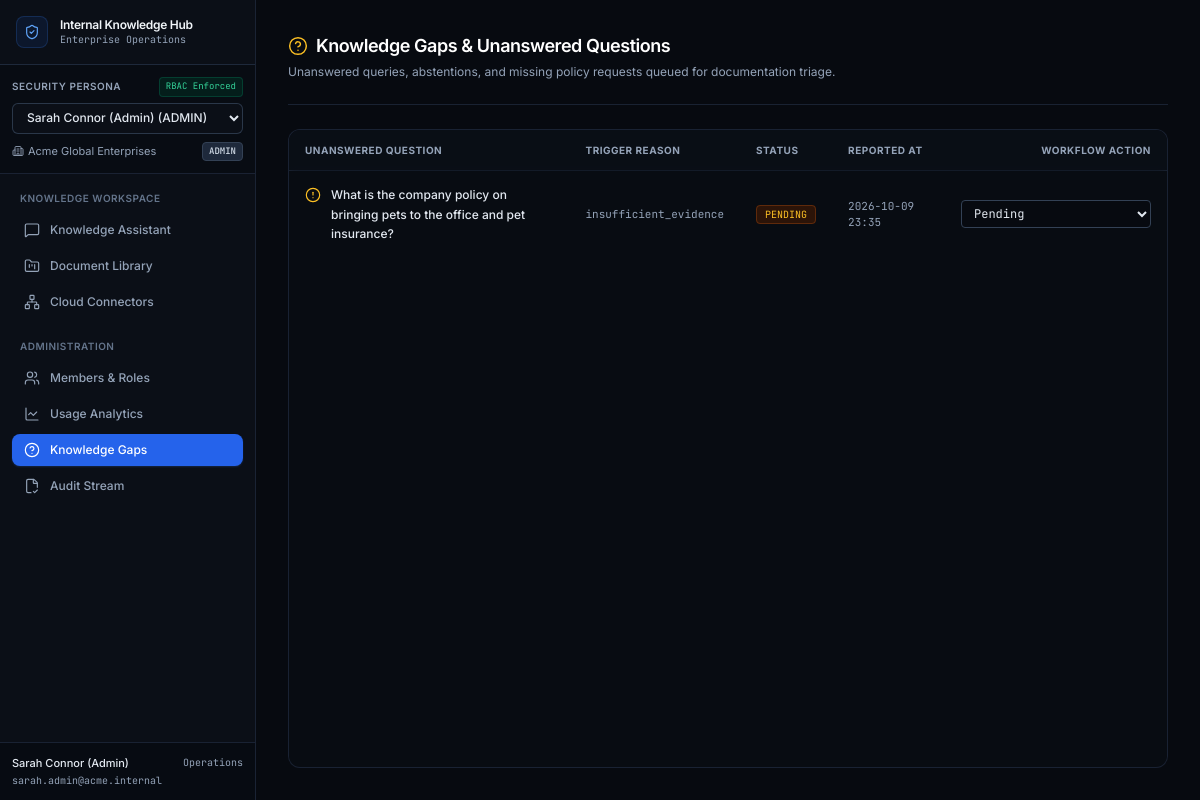
The app's page /gaps/ with its own data.
### hub/models.py (models this page shows, shortened)
class Organization(models.Model):
    id = models.UUIDField(primary_key=True, default=uuid.uuid4, editable=False)
    name = models.CharField(max_length=255)
    slug = models.SlugField(max_length=100, unique=True)
    domain = models.CharField(max_length=255, blank=True, null=True)
    created_at = models.DateTimeField(auto_now_add=True)
    updated_at = models.DateTimeField(auto_now=True)

class OrganizationMembership(models.Model):
    id = models.UUIDField(primary_key=True, default=uuid.uuid4, editable=False)
    organization = models.ForeignKey(Organization, on_delete=models.CASCADE, related_name='memberships')
    user = models.ForeignKey(Profile, on_delete=models.CASCADE, related_name='memberships')
    role = models.CharField(max_length=20, choices=OrgRole.choices, default=OrgRole.MEMBER)
    department = models.CharField(max_length=100, blank=True, null=True)
    is_active = models.BooleanField(default=True)
    created_at = models.DateTimeField(auto_now_add=True)
    updated_at = models.DateTimeField(auto_now=True)
    class Meta:
        unique_together = ('organization', 'user')

class Profile(models.Model):
    id = models.UUIDField(primary_key=True, default=uuid.uuid4, editable=False)
    email = models.EmailField(unique=True)
    full_name = models.CharField(max_length=255)
    avatar_url = models.TextField(blank=True, null=True)
    created_at = models.DateTimeField(auto_now_add=True)
    updated_at = models.DateTimeField(auto_now=True)

class UnansweredQuestion(models.Model):
    id = models.UUIDField(primary_key=True, default=uuid.uuid4, editable=False)
    organization = models.ForeignKey(Organization, on_delete=models.CASCADE, related_name='unanswered_questions')
    conversation = models.ForeignKey(Conversation, on_delete=models.SET_NULL, null=True, blank=True)
    user = models.ForeignKey(Profile, on_delete=models.SET_NULL, null=True, blank=True)
    question_text = models.TextField()
    reason = models.TextField()  # 'insufficient_evidence', 'user_unhelpful_feedback'
    status = models.CharField(max_length=20, choices=GapStatus.choices, default=GapStatus.PENDING)
    notes = models.TextField(blank=True, null=True)
    reviewed_by = models.ForeignKey(Profile, on_delete=models.SET_NULL, null=True, blank=True, related_name='reviewed_gaps')
    created_at = models.DateTimeField(auto_now_add=True)
    updated_at = models.DateTimeField(auto_now=True)

### hub/views.py (the view, shortened to what this page needs)
# urls.py: path('gaps/', views.gaps_view, name='gaps'),
def gaps_view(request):
    user, org, membership, role = get_current_user_and_org(request)
    if not can_view_analytics(role):
        return HttpResponseForbidden("Forbidden: admin access required.")
    gaps = UnansweredQuestion.objects.filter(organization=org).order_by('-created_at')
    return render(request, 'hub/gaps.html', {
        'gaps': gaps,
        'active_tab': 'gaps',
    })

### hub/services/rbac.py (called while the page is built)
def has_minimum_role(user_role: str, required_role: str) -> bool:
    return ROLE_HIERARCHY.get(user_role, 0) >= ROLE_HIERARCHY.get(required_role, 0)

def can_view_analytics(user_role: str) -> bool:
    return has_minimum_role(user_role, OrgRole.ADMIN)

### hub/views.py (called while the page is built)
def get_current_user_and_org(request):
    user_id = request.session.get('auth_user_id', DEMO_USERS['admin']['id'])
    org_id = request.session.get('auth_org_id', DEMO_ORG_ID)
    user = Profile.objects.filter(id=user_id).first()
    org = Organization.objects.filter(id=org_id).first()
    membership = None
    if user and org:
        membership = OrganizationMembership.objects.filter(organization=org, user=user).first()
    role = membership.role if membership else OrgRole.MEMBER
    return user, org, membership, role

### hub/templates/hub/gaps.html (shortened to what this page needs)
{% extends 'hub/base.html' %}
{% block content %}
<div class="flex-1 flex flex-col h-screen overflow-hidden bg-slate-950 text-slate-100 p-8">
  <div class="pb-6 border-b border-slate-800/80">
    <h1 class="text-lg font-semibold tracking-tight text-white flex items-center gap-2">
      <i data-lucide="help-circle" class="w-5 h-5 text-amber-400"></i>
      <span>Knowledge Gaps & Unanswered Questions</span>
    </h1>
    <p class="text-xs text-slate-400 mt-1">
      Unanswered queries, abstentions, and missing policy requests queued for documentation triage.
    </p>
  </div>
  <div class="mt-6 flex-1 overflow-y-auto border border-slate-800/80 rounded-xl bg-slate-900/40">
    <table class="w-full text-left text-xs">
      <thead class="bg-slate-900/90 border-b border-slate-800 text-slate-400 uppercase tracking-wider text-[10px] font-semibold sticky top-0 backdrop-blur-sm">
        <tr>
          <th class="px-4 py-3">Unanswered Question</th>
          <th class="px-4 py-3">Trigger Reason</th>
          <th class="px-4 py-3">Status</th>
          <th class="px-4 py-3">Reported At</th>
          <th class="px-4 py-3 text-right">Workflow Action</th>
        </tr>
      </thead>
      <tbody class="divide-y divide-slate-800/60" id="gapsTbody">
        {% for gap in gaps %}
          <tr class="gap-row hover:bg-slate-850/50 transition-colors">
            <td class="px-4 py-3.5 font-medium text-slate-200 max-w-md">
              <div class="flex items-start gap-2.5">
                <i data-lucide="alert-circle" class="w-4 h-4 text-amber-400 shrink-0 mt-0.5"></i>
                <span class="leading-relaxed">{{ gap.question_text }}</span>
              </div>
            </td>
            <td class="px-4 py-3.5 text-slate-400 font-mono text-[11px]">{{ gap.reason }}</td>
            <td class="px-4 py-3.5">
              <span class="px-2 py-0.5 rounded text-[10px] font-mono uppercase {% if gap.status == 'addressed' %}bg-emerald-950/60 text-emerald-400 border border-emerald-800/50{% elif gap.status == 'reviewed' %}bg-blue-950/60 text-blue-400 border border-blue-800/50{% else %}bg-amber-950/60 text-amber-400 border border-amber-800/50{% endif %}">
                {{ gap.status }}
              </span>
            </td>
            <td class="px-4 py-3.5 text-slate-400 font-mono text-[11px]">
              {{ gap.created_at|date:"Y-m-d H:i" }}
            </td>
            <td class="px-4 py-3.5 text-right">
              <form method="POST" class="inline">
                <select
                  name="status"
                  onchange="this.form.submit()"
                  class="bg-slate-950 border border-slate-700 rounded px-2 py-1 text-xs text-slate-200 focus:outline-none focus:border-blue-500 font-mono"
                >
                  <option value="pending" {% if gap.status == 'pending' %}selected{% endif %}>Pending</option>
                </select>
              </form>
            </td>
          </tr>
        {% empty %}
          <tr>
            <td colspan="5" class="px-4 py-12 text-center text-slate-500 font-mono">
              No knowledge gaps currently open. All inquiries have verified source coverage.
            </td>
          </tr>
        {% endfor %}
      </tbody>
    </table>
  </div>
</div>
{% endblock %}

### hub/templates/hub/base.html (shortened to what this page needs)
<!DOCTYPE html>
<html lang="en" class="dark">
<head>
  <script src="https://cdn.tailwindcss.com"></script>
</head>
<body class="bg-slate-950 text-slate-100 flex h-screen overflow-hidden antialiased">
  <aside id="mainSidebar" class="w-64 bg-slate-900 border-r border-slate-800/80 flex flex-col h-screen shrink-0 select-none z-20">
    <div class="p-4 border-b border-slate-800 flex items-center justify-between">
      <div class="flex items-center space-x-3">
        <div class="w-8 h-8 rounded-lg bg-blue-600/10 border border-blue-500/20 flex items-center justify-center text-blue-400">
          <i data-lucide="shield-check" class="w-4 h-4"></i>
        </div>
        <div>
          <h1 class="font-semibold text-slate-100 text-xs tracking-tight leading-tight">Internal Knowledge Hub</h1>
          <p class="text-[10px] text-slate-400 font-mono">Enterprise Operations</p>
        </div>
      </div>
    </div>
    <div class="p-3 border-b border-slate-800/80 bg-slate-950/50">
      <div class="flex items-center justify-between mb-1.5">
        <span class="text-[10px] font-semibold uppercase tracking-wider text-slate-400">Security Persona</span>
        <span class="text-[9px] text-emerald-400 font-mono bg-emerald-950/60 border border-emerald-800/50 px-1.5 py-0.5 rounded">RBAC Enforced</span>
      </div>
      <form action="{% url 'switch_user' %}" method="POST" id="personaForm">
        <select
          name="user_id"
          onchange="document.getElementById('personaForm').submit()"
          class="w-full bg-slate-900 border border-slate-700/80 rounded-md px-2.5 py-1.5 text-xs text-slate-200 font-medium focus:outline-none focus:ring-1 focus:ring-blue-500 transition-colors"
        >
          {% for du in demo_users %}
            <option value="{{ du.id }}" {% if du.id == current_user.id %}selected{% endif %}>
              {{ du.full_name }} ({{ du.role|upper }})
            </option>
          {% endfor %}
        </select>
      </form>
      <div class="mt-2 flex items-center justify-between text-[11px] text-slate-400">
        <span class="flex items-center gap-1 truncate text-slate-400">
          <i data-lucide="building-2" class="w-3 h-3 text-slate-400"></i>
          <span class="truncate">{{ current_org.name }}</span>
        </span>
        <span class="px-1.5 py-0.5 rounded text-[9px] font-mono font-semibold bg-slate-800 text-slate-300 uppercase border border-slate-700">
          {{ current_role }}
        </span>
      </div>
    </div>
    <nav class="flex-1 overflow-y-auto p-3 space-y-1 text-xs" id="navLinks">
      <div class="text-[10px] font-semibold text-slate-500 uppercase tracking-wider px-2 py-1">
        Knowledge Workspace
      </div>
      <a
        href="{% url 'chat' %}"
        class="nav-item flex items-center gap-2.5 px-3 py-2 rounded-lg font-medium transition-all {% if active_tab == 'chat' %}bg-blue-600 text-white shadow-sm shadow-blue-500/20{% else %}text-slate-400 hover:bg-slate-800/80 hover:text-slate-200{% endif %}"
      >
        <i data-lucide="message-square" class="w-4 h-4"></i>
        <span>Knowledge Assistant</span>
      </a>
      <a
        href="{% url 'documents' %}"
        class="nav-item flex items-center gap-2.5 px-3 py-2 rounded-lg font-medium transition-all {% if active_tab == 'documents' %}bg-blue-600 text-white shadow-sm shadow-blue-500/20{% else %}text-slate-400 hover:bg-slate-800/80 hover:text-slate-200{% endif %}"
      >
        <i data-lucide="folder-kanban" class="w-4 h-4"></i>
        <span>Document Library</span>
      </a>
      <a
        href="{% url 'integrations' %}"
        class="nav-item flex items-center gap-2.5 px-3 py-2 rounded-lg font-medium transition-all {% if active_tab == 'integrations' %}bg-blue-600 text-white shadow-sm shadow-blue-500/20{% else %}text-slate-400 hover:bg-slate-800/80 hover:text-slate-200{% endif %}"
      >
        <i data-lucide="network" class="w-4 h-4"></i>
        <span>Cloud Connectors</span>
      </a>
      <div class="pt-4 text-[10px] font-semibold text-slate-500 uppercase tracking-wider px-2 py-1 flex items-center justify-between">
        <span>Administration</span>
      </div>
      {% if is_admin %}
        <a
          href="{% url 'members' %}"
          class="nav-item flex items-center gap-2.5 px-3 py-2 rounded-lg font-medium transition-all {% if active_tab == 'members' %}bg-blue-600 text-white shadow-sm shadow-blue-500/20{% else %}text-slate-400 hover:bg-slate-800/80 hover:text-slate-200{% endif %}"
        >
          <i data-lucide="users" class="w-4 h-4"></i>
          <span>Members & Roles</span>
        </a>
        <a
          href="{% url 'analytics' %}"
          class="nav-item flex items-center gap-2.5 px-3 py-2 rounded-lg font-medium transition-all {% if active_tab == 'analytics' %}bg-blue-600 text-white shadow-sm shadow-blue-500/20{% else %}text-slate-400 hover:bg-slate-800/80 hover:text-slate-200{% endif %}"
        >
          <i data-lucide="line-chart" class="w-4 h-4"></i>
          <span>Usage Analytics</span>
        </a>
        <a
          href="{% url 'gaps' %}"
          class="nav-item flex items-center gap-2.5 px-3 py-2 rounded-lg font-medium transition-all {% if active_tab == 'gaps' %}bg-blue-600 text-white shadow-sm shadow-blue-500/20{% else %}text-slate-400 hover:bg-slate-800/80 hover:text-slate-200{% endif %}"
        >
          <i data-lucide="help-circle" class="w-4 h-4"></i>
          <span>Knowledge Gaps</span>
        </a>
        <a
          href="{% url 'audit' %}"
          class="nav-item flex items-center gap-2.5 px-3 py-2 rounded-lg font-medium transition-all {% if active_tab == 'audit' %}bg-blue-600 text-white shadow-sm shadow-blue-500/20{% else %}text-slate-400 hover:bg-slate-800/80 hover:text-slate-200{% endif %}"
        >
          <i data-lucide="file-check-2" class="w-4 h-4"></i>
          <span>Audit Stream</span>
        </a>
      {% endif %}
    </nav>
    <div class="p-3 border-t border-slate-800/80 text-[11px] text-slate-400 bg-slate-950/70">
      <div class="flex items-center justify-between">
        <span class="font-medium text-slate-200 truncate">{{ current_user.full_name }}</span>
        <span class="text-[10px] text-slate-400 font-mono">{{ current_department }}</span>
      </div>
      <div class="text-[10px] text-slate-400 truncate font-mono mt-0.5">{{ current_user.email }}</div>
    </div>
  </aside>
  <main class="flex-1 flex flex-col h-screen overflow-hidden bg-slate-950">
    {% block content %}{% endblock %}
  </main>
</body>
</html>

### hub/templates/hub/base.html (style rules this page uses)
body { background-color: #070a10; color: #f3f4f6; font-family: 'Inter', sans-serif; }
.lucide { stroke-width: 1.75px; }

### records on screen
Organization: name "Acme Global Enterprises"
OrganizationMembership: role "ADMIN", department "Operations"
Profile: full_name "Sarah Connor (Admin)", email "sarah.admin@acme.internal"
UnansweredQuestion: question_text "What is the company policy on bringing pets to the office and pet insurance?", reason "insufficient_evidence", status "PENDING", created_at "2026-10-09 23:35", status "Pending"

### other values on screen
form field user_id "Sarah Connor (Admin) (ADMIN)"
